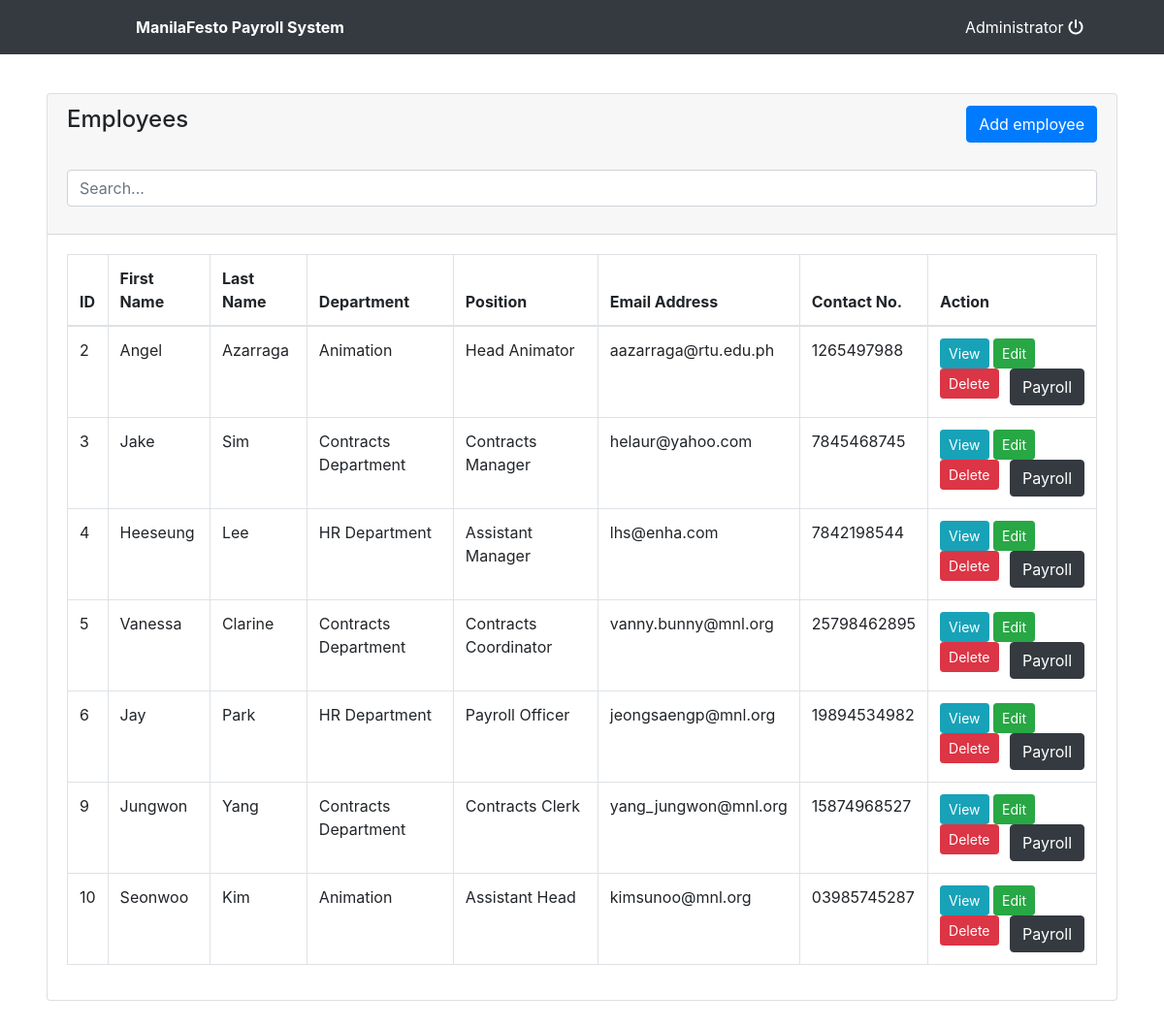
Screenshot of /employees.php (signed in) with the database file from the repository.
### tables this page shows
CREATE TABLE `employees` (
  `id` int(11) NOT NULL,
  `fname` varchar(191) NOT NULL,
  `lname` varchar(191) NOT NULL,
  `bday` date NOT NULL,
  `gender` varchar(191) NOT NULL,
  `dept` varchar(191) NOT NULL,
  `post` varchar(191) NOT NULL,
  `email` varchar(191) NOT NULL,
  `phone` varchar(191) NOT NULL
);

### employees.php (the view, shortened to what this page needs)
<!doctype html>
<html lang="en">
    <head>
        <link href="https://cdn.jsdelivr.net/npm/bootstrap@5.1.3/dist/css/bootstrap.min.css" rel="stylesheet">
        <link rel="stylesheet" href="//cdn.jsdelivr.net/npm/alertifyjs@1.13.1/build/css/alertify.min.css"/>
        <link rel="stylesheet" href="https://cdn.datatables.net/1.12.1/css/dataTables.bootstrap5.min.css">
        <link href="https://cdn.datatables.net/1.10.25/css/dataTables.bootstrap.min.css" rel="stylesheet"/>
    </head>
    <body>
        <?php include 'topbar.php' ?>
        <div class="container-fluid p-5 mt-5">
            <div class="row">
                <div class="col-md-12">
                    <div class="card">
                        <div class="card-header">
                            <h4>Employees
                                <button type="button" class="btn btn-primary float-end" data-bs-toggle="modal" data-bs-target="#employeeAddModal">
                                    Add employee
                                </button><br><br>
                            </h4>
                            <div class="form-group">
                                <input type="text" id="search" placeholder="Search..." class="form-control">
                            </div>
                        </div>
                        <div class="card-body">
                            <table id="myTable" class="table table-bordered table-hover">
                                <thead>
                                    <tr>
                                        <th>ID</th>
                                        <th>First Name</th>
                                        <th>Last Name</th>
                                        <th>Department</th>
                                        <th>Position</th>
                                        <th>Email Address</th>
                                        <th>Contact No.</th>
                                        <th>Action</th>
                                    </tr>
                                </thead>
                                    <?php
                                    require 'dbcon.php';
                                    $query = "SELECT * FROM employees";
                                    $query_run = mysqli_query($con, $query);
                                    if(mysqli_num_rows($query_run) > 0)
                                    {
                                        foreach($query_run as $employee)
                                        {
                                            ?>
                                            <tr>
                                                <td><?= $employee['id'] ?></td>
                                                <td><?= $employee['fname'] ?></td>
                                                <td><?= $employee['lname'] ?></td>
                                                <td><?= $employee['dept'] ?></td>
                                                <td><?= $employee['post'] ?></td>
                                                <td><?= $employee['email'] ?></td>
                                                <td><?= $employee['phone'] ?></td>
                                                <td>
                                                    <button type="button" value="<?=$employee['id'];?>" class="viewEmployeeBtn btn btn-info btn-sm">View</button>
                                                    <button type="button" value="<?=$employee['id'];?>" class="editEmployeeBtn btn btn-success btn-sm">Edit</button>
                                                    <button type="button" value="<?=$employee['id'];?>" class="deleteEmployeeBtn btn btn-danger btn-sm">Delete</button>
                                                    <a href="payroll.php" class="btn btn-dark float-end">Payroll</a>
                                                </td>
                                            </tr>
                                            <?php
                                        }
                                    }
                                    ?>
                            </table>
                        </div>
                    </div>
                </div>
            </div>
        </div>
    </body>
</html>

### topbar.php (shortened to what this page needs)
<?php
if (isset($_SESSION['id']) && isset($_SESSION['user_name'])) {
?>
<!DOCTYPE html>
<html>
    <head>
        <link rel="stylesheet" href="https://cdnjs.cloudflare.com/ajax/libs/font-awesome/6.2.0/css/all.min.css">
        <link rel="stylesheet" href="https://cdn.jsdelivr.net/npm/bootstrap@4.0.0/dist/css/bootstrap.min.css">
    </head>
<body>
<nav class="navbar navbar-dark fixed-top bg-dark" style="padding:0;min-height:3.5rem">
  <div class="container-fluid mt-2 mb-2">
  	<div class="col-lg-12">
  		<div class="col-md-1 float-left" style="display: flex;">
  		</div>
      <div class="col-md-4 float-left text-white">
        <large><b>ManilaFesto Payroll System</b></large>
      </div>
	  	<div class="col-md-2 float-right text-white">
	  		<a href="logout.php" class="text-white"><?php echo $_SESSION['name'] ?> <i class="fa fa-power-off"></i></a>
	    </div>
    </div>
  </div>
</nav>
</body>
</html>
<?php
}else{
     header("Location: index.php");
     exit();
}
?>

### rows the page displays
employees: id "2", fname "Angel", lname "Azarraga", dept "Animation", post "Head Animator", email "aazarraga@rtu.edu.ph", phone "1265497988"
employees: id "3", fname "Jake", lname "Sim", dept "Contracts Department", post "Contracts Manager", email "helaur@yahoo.com", phone "7845468745"
employees: id "4", fname "Heeseung", lname "Lee", dept "HR Department", post "Assistant Manager", email "lhs@enha.com", phone "7842198544"
employees: id "5", fname "Vanessa", lname "Clarine", dept "Contracts Department", post "Contracts Coordinator", email "vanny.bunny@mnl.org", phone "25798462895"
employees: id "6", fname "Jay", lname "Park", dept "HR Department", post "Payroll Officer", email "jeongsaengp@mnl.org", phone "19894534982"
employees: id "9", fname "Jungwon", lname "Yang", dept "Contracts Department", post "Contracts Clerk", email "yang_jungwon@mnl.org", phone "15874968527"
employees: id "10", fname "Seonwoo", lname "Kim", dept "Animation", post "Assistant Head", email "kimsunoo@mnl.org", phone "03985745287"

### other values shown
$_SESSION['name'] "Administrator"
